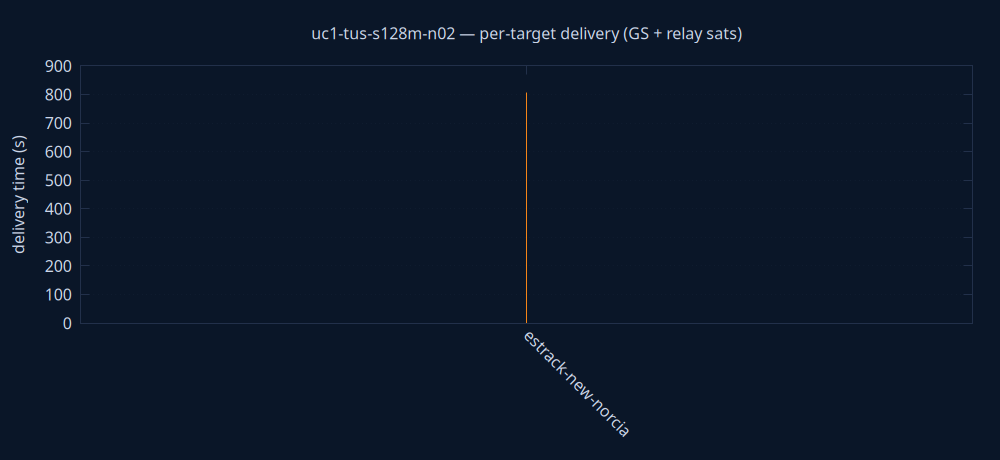

Write gnuplot code to recreate this figure.
set terminal pngcairo size 1000,460 background rgb '#0a1628'
set output 'delivery.png'
set style fill solid 0.8
set boxwidth 0.7 relative
set border lc rgb '#22304a'
set grid ytics lc rgb '#22304a'
set yrange [0:*]
set ylabel 'delivery time (s)' textcolor rgb '#cdd7ea'
set xtics rotate by -45 textcolor rgb '#cdd7ea'
set ytics textcolor rgb '#cdd7ea'
set title 'uc1-tus-s128m-n02 — per-target delivery (GS + relay sats)' textcolor rgb '#cdd7ea'
plot 'delivery.dat' using 0:2:3:xtic(1) with boxes lc rgb variable notitle
